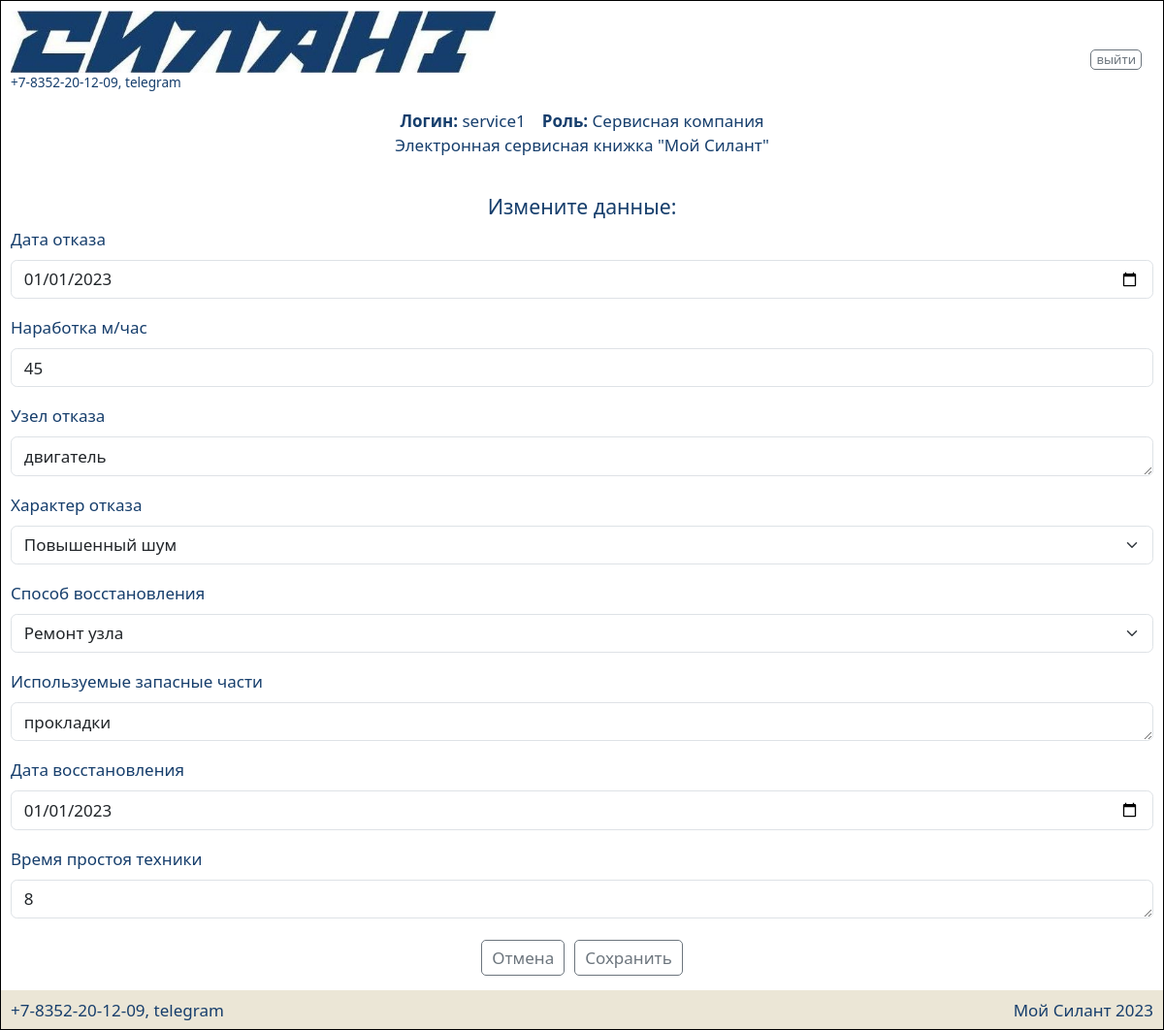
/complaints/2/edit (signed in), run on an earlier commit of the app's database.
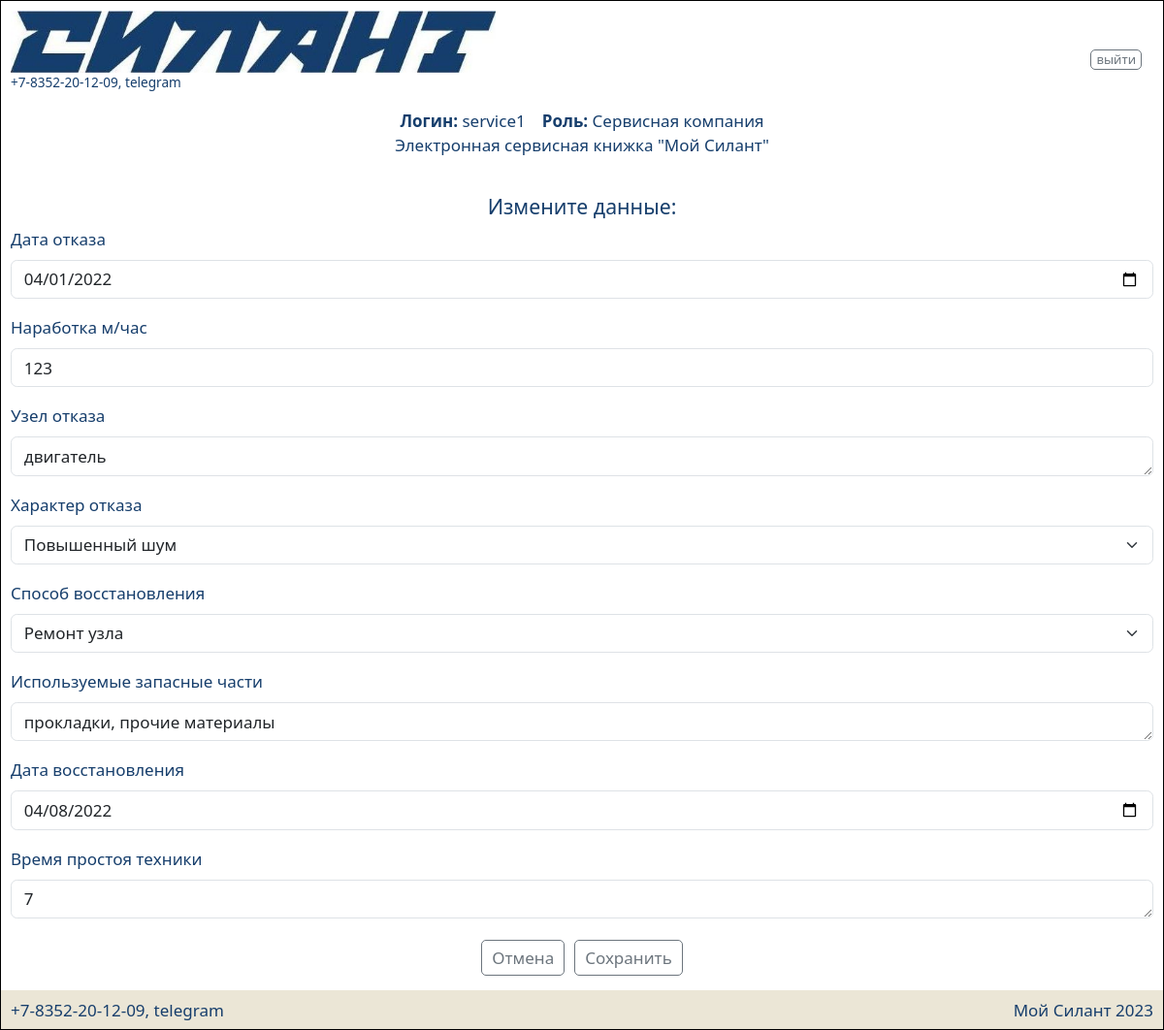
And on a later commit of the database.
### silant/models.py (models this page shows, shortened)
class Complaints(models.Model):
    car = models.ForeignKey(Car, on_delete=models.CASCADE, verbose_name='Машина')
    service_company = models.ForeignKey(Service_company, on_delete=models.CASCADE, verbose_name='Сервисная организация')
    date_of_refusal = models.DateField(verbose_name='Дата отказа')
    operating_time = models.IntegerField(verbose_name='Наработка м/час')
    failure_node = models.TextField(verbose_name='Узел отказа')
    description_failure = models.ForeignKey(Description_failure, on_delete=models.CASCADE, verbose_name='Характер отказа')
    recovery_method = models.ForeignKey(Recovery_method, on_delete=models.CASCADE, verbose_name='Способ восстановления')
    parts_used = models.TextField(blank=True, verbose_name='Используемые запасные части')
    date_of_restoration = models.DateField(verbose_name='Дата восстановления')
    equipment_downtime = models.TextField(verbose_name='Время простоя техники')
    class Meta:
        verbose_name = 'Рекламации'
        verbose_name_plural = 'Рекламации'
        ordering = ['date_of_refusal']

### silant/views.py (the view)
# urls.py: path('complaints/<int:pk>/edit', ComplaintsEdit.as_view()),
class ComplaintsEdit(PermissionRequiredMixin, UpdateView):
    permission_required = 'silant.change_complaints'
    model = Complaints
    template_name = 'update.html'
    form_class = UpdateComplaintsForm
    success_url = '/complaints'

### silant/forms.py
class UpdateComplaintsForm(forms.ModelForm):
    class Meta:
        model = Complaints
        fields = '__all__'
        widgets = {'date_of_refusal': forms.NumberInput(attrs={'type': 'date'}),
                   'failure_node': forms.Textarea(attrs={'rows': 1}),
                   'parts_used': forms.Textarea(attrs={'rows': 1}),
                   'date_of_restoration': forms.NumberInput(attrs={'type': 'date'}),
                   'equipment_downtime': forms.Textarea(attrs={'rows': 1}),
                   'car': forms.HiddenInput(),
                   'service_company': forms.HiddenInput()
                   }

### silant/models.py (called while the page is built)
    def __str__(self):
        return f'{self.name}'

    def __str__(self):
        return f'{self.name}'

### silant/templatetags/auth_extras.py (called while the page is built)
@register.filter(name='has_group')
def has_group(user, group_name):
    group = Group.objects.get(name=group_name)
    return True if group in user.groups.all() else False

### silant/templates/update.html (shortened to what this page needs)
{% extends 'default.html' %}
{% load bootstrap5 %}
{% block bootstrap_css %}{% bootstrap_css %}{% endblock bootstrap_css %}
{% load auth_extras %}
{% block content %}
<h5 class="center">Измените данные:</h5>
    <form method="post">
        {% bootstrap_form form layout='horizontal' %}
        <div class="center">
            {% buttons %}
            {% url 'index' as temporary_url %}
            <a class="button medium" href="{{ request.get_full_path|slice:':-7' }}" role="button">Отмена</a>
            <button type="submit" class="button medium">Сохранить</button>
            {% endbuttons %}
        </div>
    </form>
{% endblock content %}

What changed in the data, as far as the page shows it:
changed Complaints "двигатель": date_of_refusal "01/01/2023" → "04/01/2022"; operating_time "45" → "123"; parts_used "прокладки" → "прокладки, прочие материалы"; date_of_restoration "01/01/2023" → "04/08/2022"; equipment_downtime "8" → "7"
